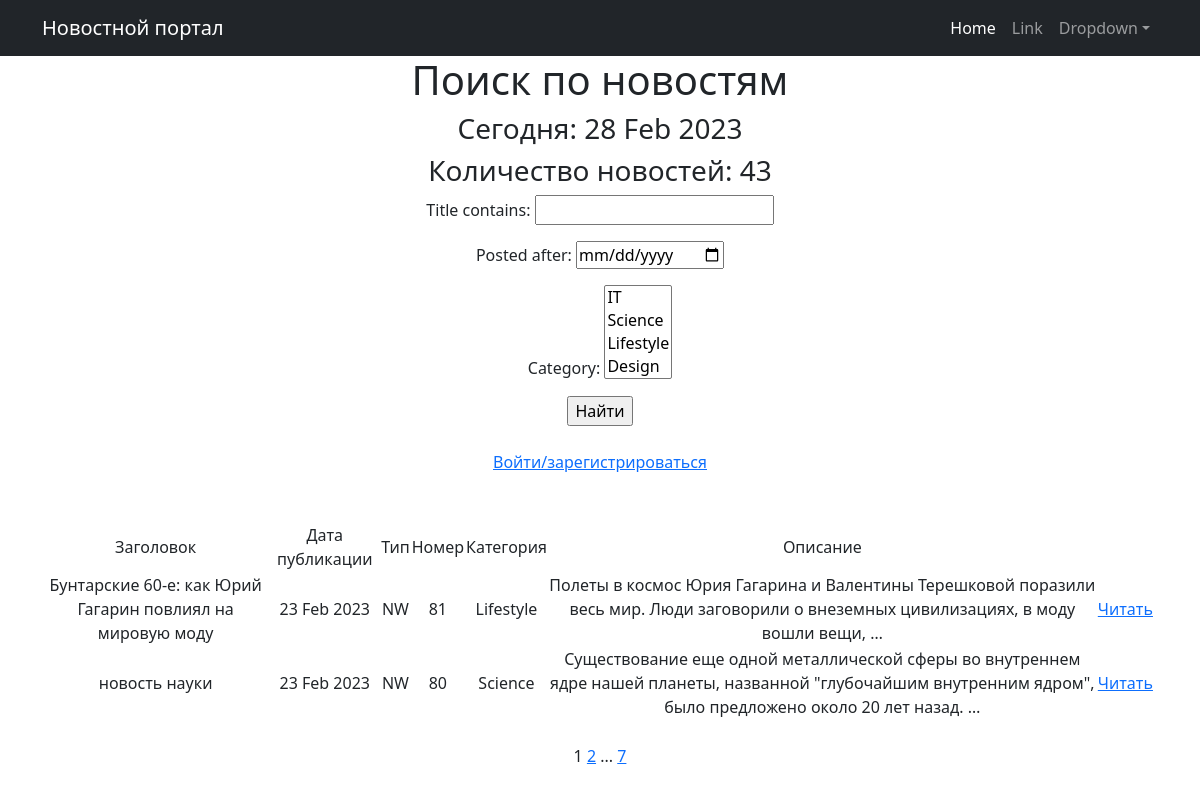
/news/search, run on the app's committed database.
### news/models.py (models this page shows, shortened)
class Post(models.Model):
    author = models.ForeignKey(Author, on_delete=models.CASCADE)
    NEWS = 'NW'
    ARTICLE = 'AR'
    CATEGORY_CHOICES = (
        (NEWS, 'Новость'),
        (ARTICLE, 'Статья'),
    )
    categoryType = models.CharField(max_length=2, choices=CATEGORY_CHOICES, default=ARTICLE)
    dateCreation = models.DateTimeField(auto_now_add=True)
    postCategory = models.ManyToManyField(Category, through='PostCategory')
    title = models.CharField(max_length=128)
    text = models.TextField()
    rating = models.SmallIntegerField(default=0)

class Category(models.Model):
    name = models.CharField(max_length=64, unique=True)
    subscribers = models.ManyToManyField(User, related_name='categories')
    class Meta:
        verbose_name = 'Category'
        verbose_name_plural = 'Categories'
    def __str__(self):
        return self.name

### news/views.py (the view)
# urls.py: path('search', NewsSearchList.as_view(), name='search'),
class NewsSearchList(ListView):
    model = Post
    ordering = '-dateCreation'
    template_name = 'search.html'
    context_object_name = 'news'
    paginate_by = 7
    def get_queryset(self):
        queryset = super().get_queryset()
        self.filterset = NewsFilter(self.request.GET, queryset)
        return self.filterset.qs
    def get_context_data(self, **kwargs):
        context = super().get_context_data(**kwargs)
        context['all_news'] = Post.objects.all()
        context['filterset'] = self.filterset
        return context

### news/templatetags/custom_filters.py (called while the page is built)
@register.filter()
def censor(value):
    censor_replace = str(value)
    for key in censored_words.keys():
        censor_replace = censor_replace.replace(key, censored_words[key])
    return censor_replace

### news/templatetags/custom_tags.py (called while the page is built)
@register.simple_tag()
def current_time(format_string='%d %b %Y'):
   return datetime.utcnow().strftime(format_string)

@register.simple_tag(takes_context=True)
def url_replace(context, **kwargs):
   d = context['request'].GET.copy()
   for k, v in kwargs.items():
       d[k] = v
   return d.urlencode()

### templates/search.html (shortened to what this page needs)
{% extends 'flatpages/default.html' %}
{% load custom_filters %}
{% load custom_tags %}
{% block content %}
   <h1>Поиск по новостям</h1>
   <h3>Сегодня: {% current_time '%d %b %Y' %}</h3>
   <h3>Количество новостей: {{ all_news|length }}</h3>
   <form action="" method="get">
       {{ filterset.form.as_p }}
       <input type="submit" value="Найти" />
   </form>
<br>
{% if user.is_authenticated %}
<a href="{% url 'logout' %}">Выйти из аккаунта</a><br><br><br>
{% else %}
<a href="{% url 'login' %}">Войти/зарегистрироваться</a><br><br><br>
{% endif %}
       <table>
          <tr>
               <td>   Заголовок   </td>
               <td>   Дата публикации   </td>
               <td>   Тип   </td>
               <td>   Номер   </td>
               <td>   Категория   </td>
               <td>  Описание   </td>
           </tr>
           {% for post in news %}
           {% for cat in post.postCategory.all %}
           <tr>
               <td>{{ post.title|censor }}</td>
               <td>{{ post.dateCreation|date:'d M Y' }}</td>
               <td>{{ post.categoryType }}</td>
               <td>{{ post.pk }}</td>
               <td>{{ cat.name }}</td>
               <td>{{ post.text|truncatewords:20|censor }}</td>
               <td><a href='{% url 'post_detail' post.id %}'>Читать</a></td>
                <td>
               </td>
               <td>
               </td>
           </tr>
           {% endfor %}
           {% endfor %}
       </table>
<br>
   {{ page_obj.number }}
   {% if page_obj.has_next %}
       <a href="?{% url_replace page=page_obj.next_page_number %}">{{ page_obj.next_page_number }}</a>
       {% if paginator.num_pages != page_obj.next_page_number %}
           ...
           <a href="?{% url_replace page=page_obj.paginator.num_pages %}">{{ page_obj.paginator.num_pages }}</a>
       {% endif %}
   {% endif %}
<br><br>
{% endblock content %}

### data on the page
Post: title|censor "Бунтарские 60-е: как Юрий Гагарин повлиял на мировую моду", dateCreation "23 Feb 2023", categoryType "NW", pk "81", text|censor "Полеты в космос Юрия Гагарина и Валентины Терешковой поразили весь мир. Люди заговорили о внеземных цивилизациях, в моду вошли вещи, …"
Category: name "Lifestyle"
Post: title|censor "новость науки", dateCreation "23 Feb 2023", categoryType "NW", pk "80", text|censor "Существование еще одной металлической сферы во внутреннем ядре нашей планеты, названной \"глубочайшим внутренним ядром\", было предложено около 20 лет назад. …"
Category: name "Science"

### other printed values
{{ all_news|length }} "43"
{{ page_obj.number }} "1"
{{ page_obj.next_page_number }} "2"
{{ page_obj.paginator.num_pages }} "7"
